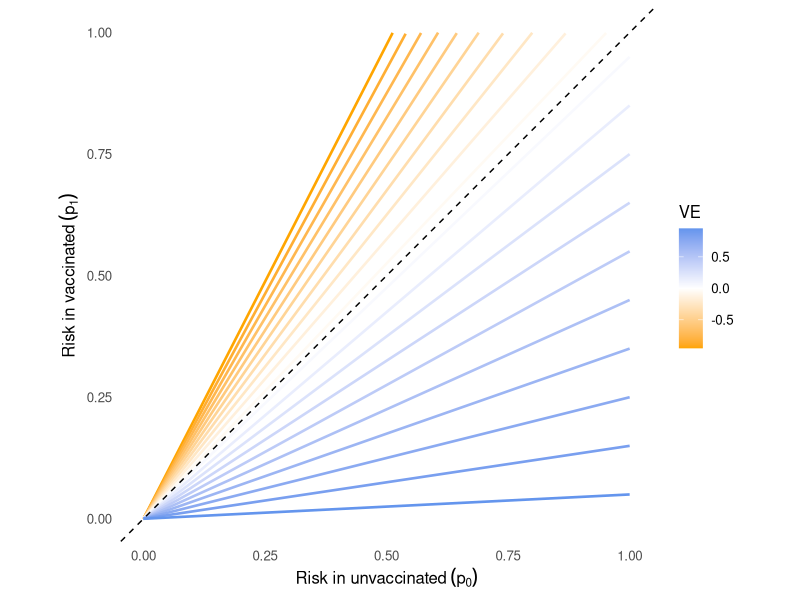
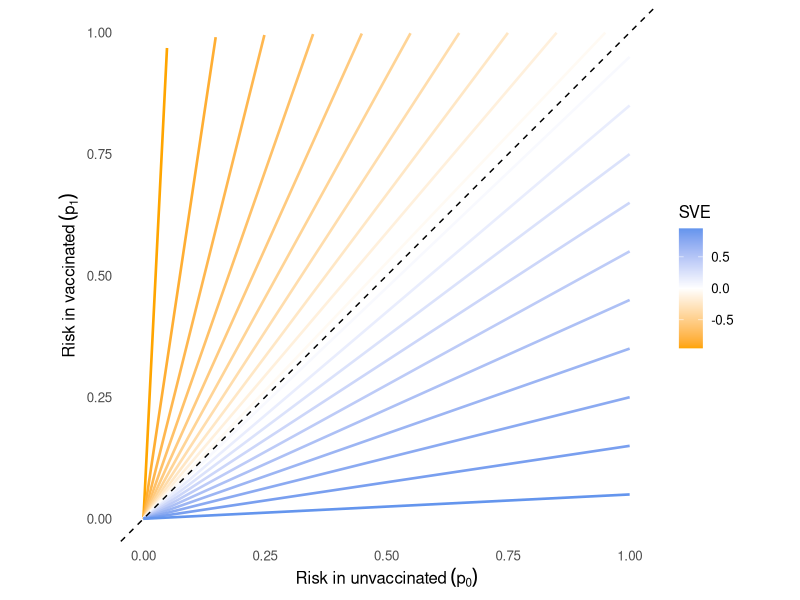
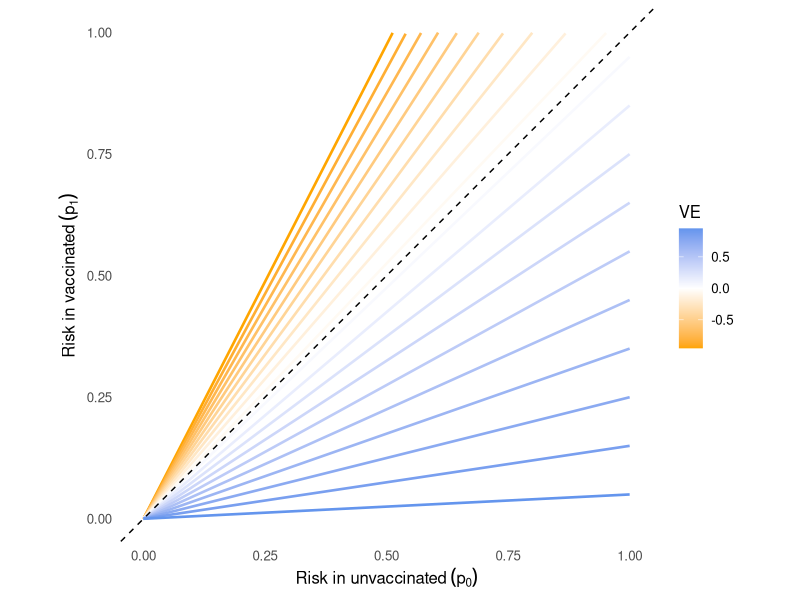
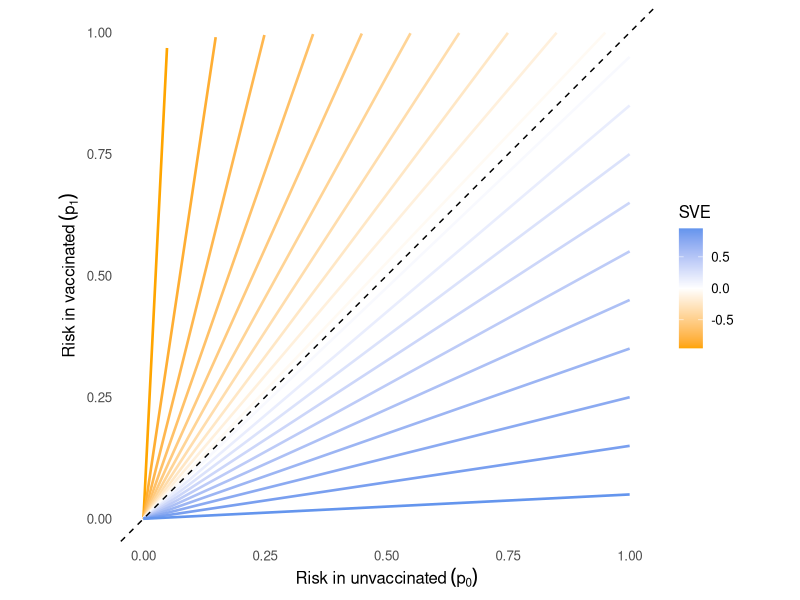

Reproduce these figures in R, in order.
library(ggplot2)

ve_curve <- function(VE, p0_vals) {
  p1 <- (1 - VE) * p0_vals
  p1[p1 < 0] <- NA_real_
  p1[p1 > 1] <- NA_real_
  data.frame(p0 = p0_vals, p1 = p1, effect = VE)
}

sve_curve <- function(SVE, p0_vals) {
  if (SVE >= 0) {
    p1 <- (1 - SVE) * p0_vals
  } else {
    p1 <- p0_vals / (1 + SVE)
  }
  p1[p1 < 0] <- NA_real_
  p1[p1 > 1] <- NA_real_
  data.frame(p0 = p0_vals, p1 = p1, effect = SVE)
}

p0_vals <- seq(0, 1, length.out = 600) 
ve_values <- seq(-0.95, 0.95, length.out = 20)
sve_values <- seq(-0.95, 0.95, length.out = 20)  

ve_lines <- do.call(rbind, lapply(ve_values, ve_curve, p0_vals = p0_vals))
sve_lines <- do.call(rbind, lapply(sve_values, sve_curve, p0_vals = p0_vals))

ggplot(ve_lines, aes(x = p0, y = p1, group = factor(effect), color = effect)) +
  geom_line(size = 0.9) +
  geom_abline(slope = 1, intercept = 0, linetype = "dashed") +
  scale_color_gradient2(name = "VE", midpoint = 0, 
                        low = "orange", mid = "white", high = "cornflower blue") + 
  labs(
    x = expression("Risk in unvaccinated" ~ (p[0])),
    y = expression("Risk in vaccinated" ~ (p[1]))) +
  coord_equal() +
  theme_minimal(base_size = 12) + 
  theme(panel.grid = element_blank())

ggsave("fig1-a.png", width = 5, height = 4, dpi = 300)

ggplot(sve_lines, aes(x = p0, y = p1, group = factor(effect), color = effect)) +
  geom_line(size = 0.9) +
  geom_abline(slope = 1, intercept = 0, linetype = "dashed") +
  scale_color_gradient2(name = "SVE", midpoint = 0, 
                        low = "orange", mid = "white", high = "cornflower blue") + 
  labs(
    x = expression("Risk in unvaccinated" ~ (p[0])),
    y = expression("Risk in vaccinated" ~ (p[1]))) +
  coord_equal() +
  theme_minimal(base_size = 12) + 
  theme(panel.grid = element_blank())

ggsave("fig1-b.png", width = 5, height = 4, dpi = 300)
